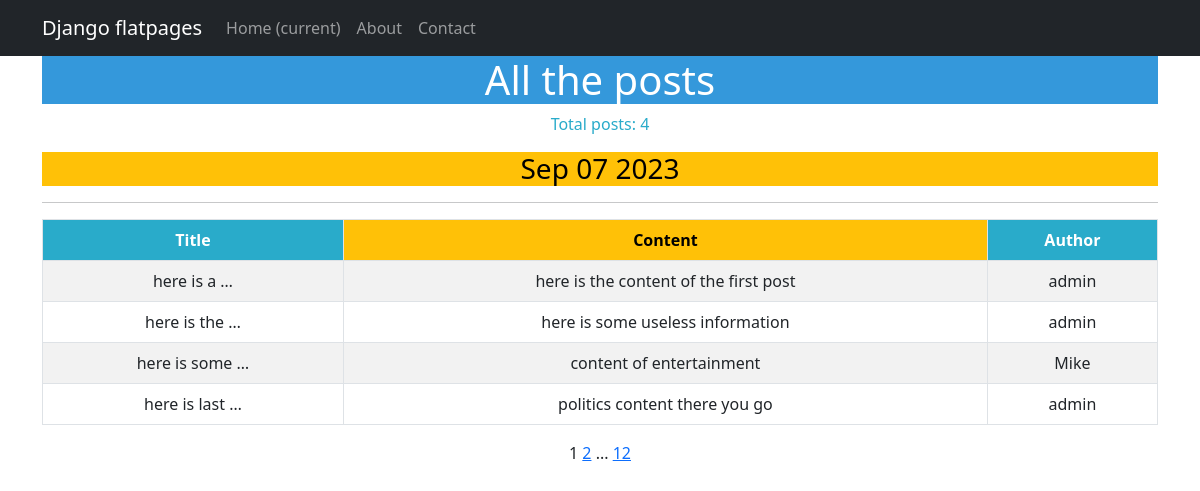
The app's page /articles/ with its own data.
### application/models.py (models this page shows, shortened)
class Post(models.Model):
    author = models.ForeignKey(Author, on_delete=models.CASCADE)
    options = models.CharField(max_length=10, choices=[('article', 'Article'), ('news', 'News')], default='article')
    time_of_creation = models.DateTimeField(auto_now_add=True)
    categories = models.ManyToManyField('Category', through='PostCategory')
    title = models.CharField(max_length=255)
    content_of_article = models.TextField()
    rating = models.IntegerField(default=0)

class Author(models.Model):
    author = models.OneToOneField(User, on_delete=models.CASCADE)
    rating = models.IntegerField(default=0)

### application/views.py (the view)
# urls.py: path('', PostList.as_view(), name='post_list'),
class PostList(ListView):
    model = Post
    template_name = 'posts.html'
    context_object_name = 'posts'
    paginate_by = 4

### news/templatetags/custom_tags.py (called while the page is built)
@register.simple_tag()
def current_time(format_string='%b %d %Y'):
   return datetime.utcnow().strftime(format_string)

@register.simple_tag(takes_context=True)
def url_replace(context, **kwargs):
   d = context['request'].GET.copy()
   for k, v in kwargs.items():
      d[k] = v
   return d.urlencode()

### templates/posts.html (shortened to what this page needs)
{% extends 'flatpages/default.html' %}
{% load custom_filters %}
{% load custom_tags %}
{% block content %}
   <h1 style="background-color: #3498DB; color: #ffffff;">All the posts</h1>
   <p style="color: #29ABCA;">Total posts: {{ posts|length }}</p>
   <h3 style="background-color: #FFC107; color: #000000;">{% current_time '%b %d %Y' %}</h3>
   <hr>
   {% if posts %}
       <table class="table table-bordered table-striped table-hover">
           <thead>
               <tr>
                   <th style="background-color: #29ABCA; color: #ffffff;">Title</th>
                   <th style="background-color: #FFC107; color: #000000;">Content</th>
                   <th style="background-color: #29ABCA; color: #ffffff;">Author</th>
               </tr>
           </thead>
           <tbody>
           {% for post in posts %}
           <tr>
               <td>{{ post.title | truncatewords:3 }}</td>
               <td>{{ post.content_of_article | truncatewords:10 }}</td>
               <td>{{ post.author.author  }}</td>
           </tr>
           {% endfor %}
       </table>
   {% else %}
       <h2 style="color: #29ABCA;">No posts!</h2>
   {% endif %}
   {{ page_obj.number }}
   {% if page_obj.has_next %}
       <a href="?{% url_replace page=page_obj.next_page_number %}">{{ page_obj.next_page_number }}</a>
       {% if paginator.num_pages != page_obj.next_page_number %}
           ...
           <a href="?{% url_replace page=page_obj.paginator.num_pages %}">{{ page_obj.paginator.num_pages }}</a>
       {% endif %}
   {% endif %}
{% endblock content %}

### records on screen
Post: title "here is a …", content_of_article "here is the content of the first post", author.author "admin"
Post: title "here is the …", content_of_article "here is some useless information", author.author "admin"
Post: title "here is some …", content_of_article "content of entertainment", author.author "Mike"
Post: title "here is last …", content_of_article "politics content there you go", author.author "admin"

### other values on screen
{{ posts|length }} "4"
{{ page_obj.number }} "1"
{{ page_obj.next_page_number }} "2"
{{ page_obj.paginator.num_pages }} "12"
